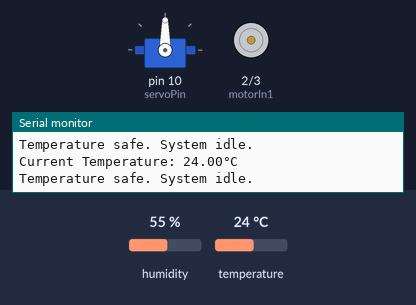
Recording of a sketch running on a simulated Arduino Uno, built with avr-gcc and run on an emulated ATmega328P. On the bench: servo, motor-driver pin pairs drawn as motors (green arrow = first pin HIGH = forward, orange = second pin HIGH = backward, longer = more drive, scaled by the enable pin), the last lines printed to the serial monitor. The inputs (shaded band) are chosen by the test bench; at power-on: temperature 24 °C, humidity 55 %.

Above: at 4.8 s.
4.9 s: temperature set to 27 °C
At 6.4 s:
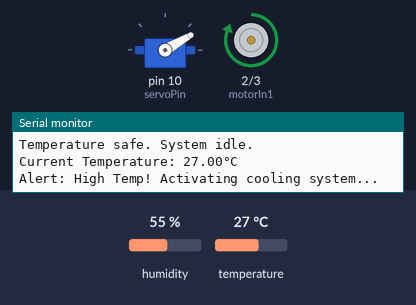
At 7.1 s:
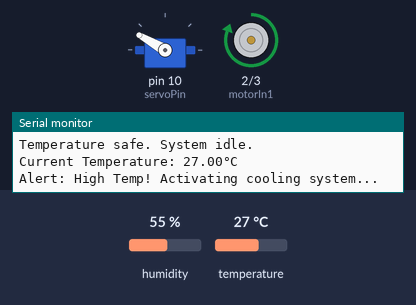
11.1 s: temperature set to 12 °C
At 12.4 s:
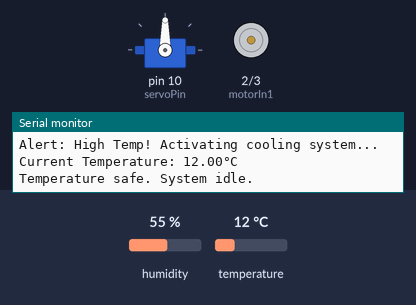
Timing chart, 0 to 14.1 s (numbered marks = the images above; inputs shaded):
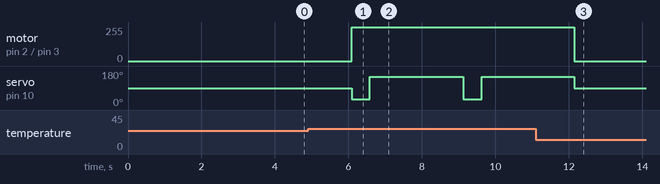

Measured:
- the behaviour switches between 25 and 26 °C on temperature (found by bisection; images 0 and 1)
- after the input at 4.9 s, motor on pin 2 (motorIn1) / pin 3 (motorIn2): stopped → forward 255/255 after 1.2 s; servo on pin 10 (servoPin): alternates 150° for 2.5 s and 30° for 0.50 s, starting after 1.2 s
- after the input at 11.1 s, motor on pin 2 (motorIn1) / pin 3 (motorIn2): forward 255/255 → stopped after 1.0 s

The sketch:

geminitestcode.ino
```cpp
#include <Servo.h>
#include "DHT.h"

// Define Pins
#define DHTPIN 4 // DHT Sensor Data Pin
#define DHTTYPE DHT11 // Change to DHT22 if your sensor is white
const int speedPin = 9; // L293D Pin 1 (Speed)
const int motorIn1 = 2; // L293D Pin 2 (Direction)
const int motorIn2 = 3; // L293D Pin 7 (Direction)
const int servoPin = 10; // Servo Signal Pin

// Initialize Libraries
DHT dht(DHTPIN, DHTTYPE);
Servo coolingServo;

// Temperature Threshold to turn on the fan (in Celsius)
const float TEMP_THRESHOLD = 26.0;

void setup() {
  Serial.begin(9600);
  dht.begin();
  coolingServo.attach(servoPin);

  pinMode(speedPin, OUTPUT);
  pinMode(motorIn1, OUTPUT);
  pinMode(motorIn2, OUTPUT);

  // Start with the fan turned off
  digitalWrite(motorIn1, LOW);
  digitalWrite(motorIn2, LOW);
  analogWrite(speedPin, 0);
  coolingServo.write(90); // Center the servo
}

void loop() {
  delay(2000); // Wait 2 seconds between sensor readings

  float t = dht.readTemperature(); // Read temperature as Celsius

  // Check if reading failed
  if (isnan(t)) {
    Serial.println("Error: Could not read from DHT sensor!");
    return;
  }

  Serial.print("Current Temperature: ");
  Serial.print(t);
  Serial.println("°C");

  // Automated Environment Control Logic
  if (t >= TEMP_THRESHOLD) {
    Serial.println("Alert: High Temp! Activating cooling system...");

    // 1. Spin the Fan Forward at Full Speed
    digitalWrite(motorIn1, HIGH);
    digitalWrite(motorIn2, LOW);
    analogWrite(speedPin, 255);

    // 2. Sweep the Servo to act as an oscillating vent
    coolingServo.write(30);
    delay(500);
    coolingServo.write(150);
    delay(500);

  } else {
    Serial.println("Temperature safe. System idle.");

    // Turn off the fan and center the servo vent
    digitalWrite(motorIn1, LOW);
    digitalWrite(motorIn2, LOW);
    analogWrite(speedPin, 0);
    coolingServo.write(90);
  }
}
```
